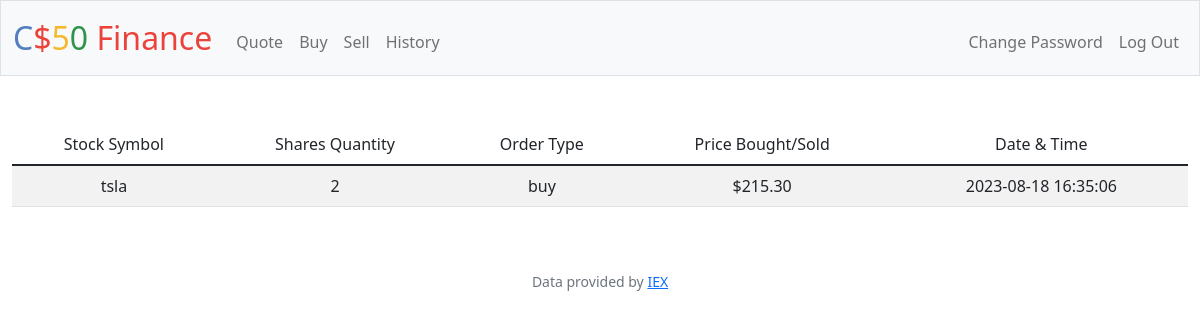
The app's page /history (signed in) with its own data.
### tables this page shows
CREATE TABLE orders (orderid INTEGER PRIMARY KEY AUTOINCREMENT NOT NULL, userid INTEGER, type TEXT NOT NULL, time TIMESTAMP DEFAULT CURRENT_TIMESTAMP NOT NULL, symbol TEXT NOT NULL, price NUMERIC NOT NULL, shares INTEGER NOT NULL, FOREIGN KEY(userid) REFERENCES users(id));

### app.py (the view)
@app.route("/history")
@login_required
def history():
    history = db.execute("SELECT * FROM orders WHERE userid = ? ORDER BY time DESC", session["user_id"])
    return render_template("history.html", history=history, usd=usd)

### app.py (called while the page is built)
@app.after_request
def after_request(response):
    response.headers["Cache-Control"] = "no-cache, no-store, must-revalidate"
    response.headers["Expires"] = 0
    response.headers["Pragma"] = "no-cache"
    return response

### helpers.py (called while the page is built)
def login_required(f):
    @wraps(f)
    def decorated_function(*args, **kwargs):
        if session.get("user_id") is None:
            return redirect("/login")
        return f(*args, **kwargs)
    return decorated_function

def usd(value):
    return f"${value:,.2f}"

### templates/history.html (shortened to what this page needs)
{% extends "layout.html" %}
{% block main %}
<div>
    <table class="table table-striped">
        <thead>
            <tr>
                <td>Stock Symbol</td>
                <td>Shares Quantity</td>
                <td>Order Type</td>
                <td>Price Bought/Sold</td>
                <td>Date & Time</td>
            </tr>
        </thead>
        <tbody>
            {% for data in history%}
            <tr>
                <td>{{ data["symbol"] }}</td>
                <td>{{ data["shares"] }}</td>
                <td>{{ data["type"] }}</td>
                <td>{{ usd(data["price"]) }}</td>
                <td>{{ data["time"] }}</td>
            </tr>
            {% endfor %}
        </tbody>
    </table>
</div>
{% endblock %}

### records on screen
orders: symbol "tsla", shares "2", type "buy", price "$215.30", time "2023-08-18 16:35:06"
